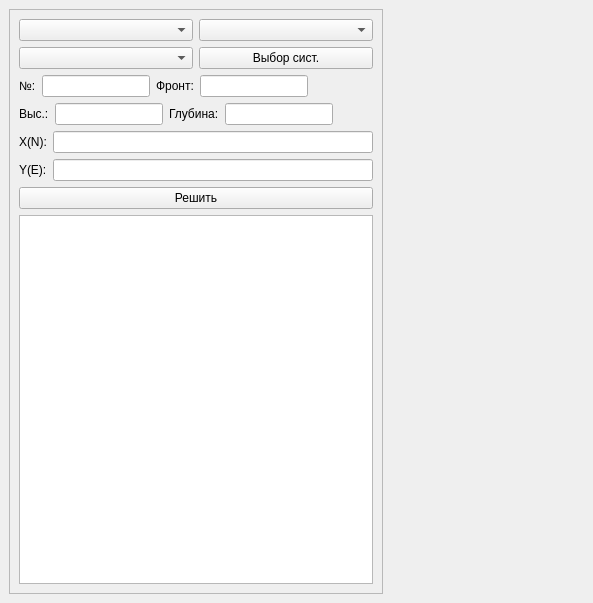
<?xml version="1.0" encoding="UTF-8"?>
<ui version="4.0">
 <class>WindowOgn</class>
 <widget class="QMainWindow" name="WindowOgn">
  <property name="geometry">
   <rect>
    <x>0</x>
    <y>0</y>
    <width>593</width>
    <height>603</height>
   </rect>
  </property>
  <property name="windowTitle">
   <string>OGN</string>
  </property>
  <widget class="QWidget" name="centralwidget">
   <layout class="QGridLayout" name="gridLayout">
    <item row="0" column="0">
     <widget class="QScrollArea" name="scrollArea">
      <property name="verticalScrollBarPolicy">
       <enum>Qt::ScrollBarAlwaysOff</enum>
      </property>
      <property name="horizontalScrollBarPolicy">
       <enum>Qt::ScrollBarAlwaysOff</enum>
      </property>
      <property name="widgetResizable">
       <bool>true</bool>
      </property>
      <widget class="QWidget" name="scrollAreaWidgetContents">
       <property name="geometry">
        <rect>
         <x>0</x>
         <y>0</y>
         <width>427</width>
         <height>583</height>
        </rect>
       </property>
       <layout class="QVBoxLayout" name="verticalLayout">
        <item>
         <layout class="QHBoxLayout" name="horizontalLayout_8">
          <item>
           <widget class="QComboBox" name="comboBox">
            <property name="sizePolicy">
             <sizepolicy hsizetype="Expanding" vsizetype="Preferred">
              <horstretch>0</horstretch>
              <verstretch>0</verstretch>
             </sizepolicy>
            </property>
           </widget>
          </item>
          <item>
           <widget class="QComboBox" name="comboBox_2">
            <property name="sizePolicy">
             <sizepolicy hsizetype="Expanding" vsizetype="Preferred">
              <horstretch>0</horstretch>
              <verstretch>0</verstretch>
             </sizepolicy>
            </property>
           </widget>
          </item>
         </layout>
        </item>
        <item>
         <layout class="QHBoxLayout" name="horizontalLayout_12">
          <item>
           <layout class="QHBoxLayout" name="horizontalLayout_9">
            <item>
             <widget class="QComboBox" name="comboBox_3">
              <property name="sizePolicy">
               <sizepolicy hsizetype="Expanding" vsizetype="Preferred">
                <horstretch>0</horstretch>
                <verstretch>0</verstretch>
               </sizepolicy>
              </property>
             </widget>
            </item>
           </layout>
          </item>
          <item>
           <widget class="QPushButton" name="pushButton_2">
            <property name="sizePolicy">
             <sizepolicy hsizetype="Expanding" vsizetype="Preferred">
              <horstretch>0</horstretch>
              <verstretch>0</verstretch>
             </sizepolicy>
            </property>
            <property name="text">
             <string>Выбор сист.</string>
            </property>
           </widget>
          </item>
         </layout>
        </item>
        <item>
         <layout class="QHBoxLayout" name="horizontalLayout_10">
          <item>
           <layout class="QHBoxLayout" name="horizontalLayout_3">
            <item>
             <widget class="QLabel" name="label">
              <property name="text">
               <string>№:</string>
              </property>
             </widget>
            </item>
            <item>
             <widget class="QLineEdit" name="lineEdit">
              <property name="sizePolicy">
               <sizepolicy hsizetype="Preferred" vsizetype="Fixed">
                <horstretch>0</horstretch>
                <verstretch>0</verstretch>
               </sizepolicy>
              </property>
              <property name="inputMethodHints">
               <set>Qt::ImhFormattedNumbersOnly</set>
              </property>
              <property name="maxLength">
               <number>3</number>
              </property>
             </widget>
            </item>
           </layout>
          </item>
          <item>
           <layout class="QHBoxLayout" name="horizontalLayout_4">
            <item>
             <widget class="QLabel" name="label_2">
              <property name="text">
               <string>Фронт:</string>
              </property>
             </widget>
            </item>
            <item>
             <widget class="QLineEdit" name="lineEdit_2">
              <property name="sizePolicy">
               <sizepolicy hsizetype="Preferred" vsizetype="Fixed">
                <horstretch>0</horstretch>
                <verstretch>0</verstretch>
               </sizepolicy>
              </property>
              <property name="inputMethodHints">
               <set>Qt::ImhFormattedNumbersOnly</set>
              </property>
              <property name="maxLength">
               <number>3</number>
              </property>
             </widget>
            </item>
            <item>
             <spacer name="horizontalSpacer_2">
              <property name="orientation">
               <enum>Qt::Horizontal</enum>
              </property>
              <property name="sizeHint" stdset="0">
               <size>
                <width>40</width>
                <height>20</height>
               </size>
              </property>
             </spacer>
            </item>
           </layout>
          </item>
         </layout>
        </item>
        <item>
         <layout class="QHBoxLayout" name="horizontalLayout_11">
          <item>
           <layout class="QHBoxLayout" name="horizontalLayout_5">
            <item>
             <widget class="QLabel" name="label_3">
              <property name="sizePolicy">
               <sizepolicy hsizetype="Preferred" vsizetype="Preferred">
                <horstretch>0</horstretch>
                <verstretch>0</verstretch>
               </sizepolicy>
              </property>
              <property name="text">
               <string>Выс.:</string>
              </property>
             </widget>
            </item>
            <item>
             <widget class="QLineEdit" name="lineEdit_3">
              <property name="sizePolicy">
               <sizepolicy hsizetype="Preferred" vsizetype="Fixed">
                <horstretch>0</horstretch>
                <verstretch>0</verstretch>
               </sizepolicy>
              </property>
              <property name="inputMethodHints">
               <set>Qt::ImhFormattedNumbersOnly</set>
              </property>
              <property name="maxLength">
               <number>7</number>
              </property>
             </widget>
            </item>
            <item>
             <layout class="QHBoxLayout" name="horizontalLayout">
              <item>
               <widget class="QLabel" name="label_4">
                <property name="text">
                 <string>Глубина:</string>
                </property>
               </widget>
              </item>
              <item>
               <widget class="QLineEdit" name="lineEdit_4">
                <property name="sizePolicy">
                 <sizepolicy hsizetype="Preferred" vsizetype="Fixed">
                  <horstretch>0</horstretch>
                  <verstretch>0</verstretch>
                 </sizepolicy>
                </property>
                <property name="inputMethodHints">
                 <set>Qt::ImhFormattedNumbersOnly</set>
                </property>
                <property name="maxLength">
                 <number>3</number>
                </property>
               </widget>
              </item>
              <item>
               <spacer name="horizontalSpacer">
                <property name="orientation">
                 <enum>Qt::Horizontal</enum>
                </property>
                <property name="sizeHint" stdset="0">
                 <size>
                  <width>40</width>
                  <height>20</height>
                 </size>
                </property>
               </spacer>
              </item>
             </layout>
            </item>
           </layout>
          </item>
         </layout>
        </item>
        <item>
         <layout class="QHBoxLayout" name="horizontalLayout_2">
          <item>
           <widget class="QLabel" name="label_6">
            <property name="text">
             <string>X(N):</string>
            </property>
           </widget>
          </item>
          <item>
           <widget class="QLineEdit" name="lineEdit_6">
            <property name="inputMethodHints">
             <set>Qt::ImhFormattedNumbersOnly</set>
            </property>
            <property name="maxLength">
             <number>20</number>
            </property>
           </widget>
          </item>
         </layout>
        </item>
        <item>
         <layout class="QHBoxLayout" name="horizontalLayout_6">
          <item>
           <widget class="QLabel" name="label_5">
            <property name="text">
             <string>Y(E):</string>
            </property>
           </widget>
          </item>
          <item>
           <widget class="QLineEdit" name="lineEdit_5">
            <property name="inputMethodHints">
             <set>Qt::ImhFormattedNumbersOnly</set>
            </property>
            <property name="maxLength">
             <number>10</number>
            </property>
           </widget>
          </item>
         </layout>
        </item>
        <item>
         <widget class="QPushButton" name="pushButton">
          <property name="text">
           <string>Решить</string>
          </property>
         </widget>
        </item>
        <item>
         <widget class="QTextEdit" name="textEdit">
          <property name="enabled">
           <bool>true</bool>
          </property>
          <property name="font">
           <font>
            <pointsize>18</pointsize>
           </font>
          </property>
          <property name="verticalScrollBarPolicy">
           <enum>Qt::ScrollBarAsNeeded</enum>
          </property>
          <property name="readOnly">
           <bool>true</bool>
          </property>
          <property name="html">
           <string>&lt;!DOCTYPE HTML PUBLIC &quot;-//W3C//DTD HTML 4.0//EN&quot; &quot;http://www.w3.org/TR/REC-html40/strict.dtd&quot;&gt;
&lt;html&gt;&lt;head&gt;&lt;meta name=&quot;qrichtext&quot; content=&quot;1&quot; /&gt;&lt;style type=&quot;text/css&quot;&gt;
p, li { white-space: pre-wrap; }
&lt;/style&gt;&lt;/head&gt;&lt;body style=&quot; font-family:'MS Shell Dlg 2'; font-size:18pt; font-weight:400; font-style:normal;&quot;&gt;
&lt;p style=&quot;-qt-paragraph-type:empty; margin-top:12px; margin-bottom:12px; margin-left:0px; margin-right:0px; -qt-block-indent:0; text-indent:0px;&quot;&gt;&lt;br /&gt;&lt;/p&gt;&lt;/body&gt;&lt;/html&gt;</string>
          </property>
          <property name="acceptRichText">
           <bool>true</bool>
          </property>
          <property name="textInteractionFlags">
           <set>Qt::NoTextInteraction</set>
          </property>
         </widget>
        </item>
       </layout>
      </widget>
     </widget>
    </item>
    <item row="0" column="1">
     <spacer name="horizontalSpacer_3">
      <property name="orientation">
       <enum>Qt::Horizontal</enum>
      </property>
      <property name="sizeHint" stdset="0">
       <size>
        <width>40</width>
        <height>20</height>
       </size>
      </property>
     </spacer>
    </item>
   </layout>
  </widget>
 </widget>
 <resources/>
 <connections/>
</ui>
